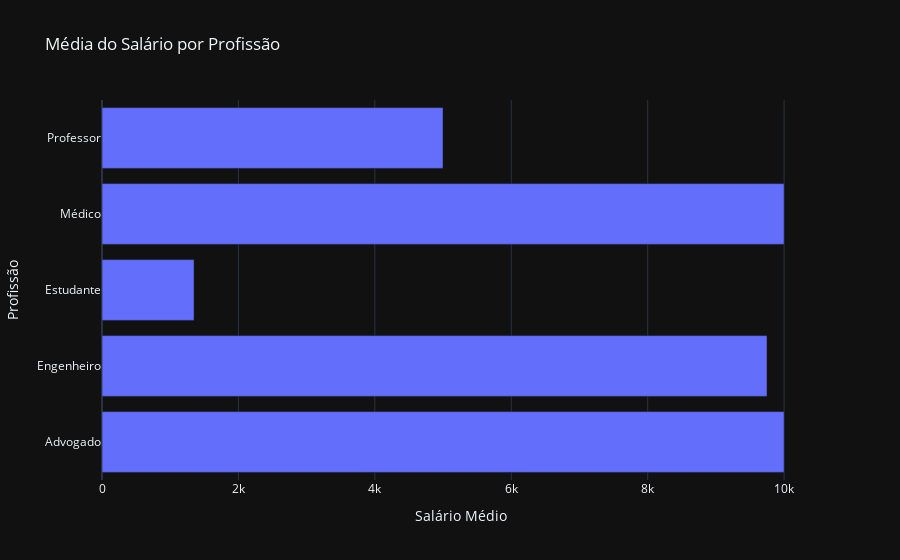

Source (notebook cell):
### Markdown cell above
Para esses dados escolhi o grafico de barras poís na minha percepção ele facilita a visulição de dados do tipo string em relação aos de tipo numerico. No meu codigo acabei tendo que converte o DataFrame Limite_Credito para tipo numerico para que meu grafico pude-se funcionar

### Code cell
df['Limite_Credito'] = pd.to_numeric(df['Limite_Credito'], errors='coerce')
df['Salário'] = pd.to_numeric(df['Salário'], errors='coerce')
limite_por_profissao = df.groupby('Profissão')['Salário'].mean().reset_index()

fig = px.bar(limite_por_profissao,
             x='Salário',
             y='Profissão',
             orientation='h',
             title='Média do Salário por Profissão',
             labels={'Salário': 'Salário Médio', 'Profissão': 'Profissão'})

fig.show()

### Figure 1 — Plotly figure (JSON) as saved in the notebook; plotly's stock layout.template omitted (floating-point values rounded to 4 significant figures)
{"data": [{"hovertemplate": "Salário Médio=%{x}<br>Profissão=%{y}<extra></extra>", "legendgroup": "", "marker": {"color": "#636efa", "pattern": {"shape": ""}}, "name": "", "orientation": "h", "showlegend": false, "textposition": "auto", "x": [10000.0, 9750.0, 1350.0, 10000.0, 5000.0], "xaxis": "x", "y": ["Advogado", "Engenheiro", "Estudante", "Médico", "Professor"], "yaxis": "y", "type": "bar"}], "layout": {"xaxis": {"anchor": "y", "domain": [0.0, 1.0], "title": {"text": "Salário Médio"}}, "yaxis": {"anchor": "x", "domain": [0.0, 1.0], "title": {"text": "Profissão"}}, "legend": {"tracegroupgap": 0}, "title": {"text": "Média do Salário por Profissão"}, "barmode": "relative"}}
